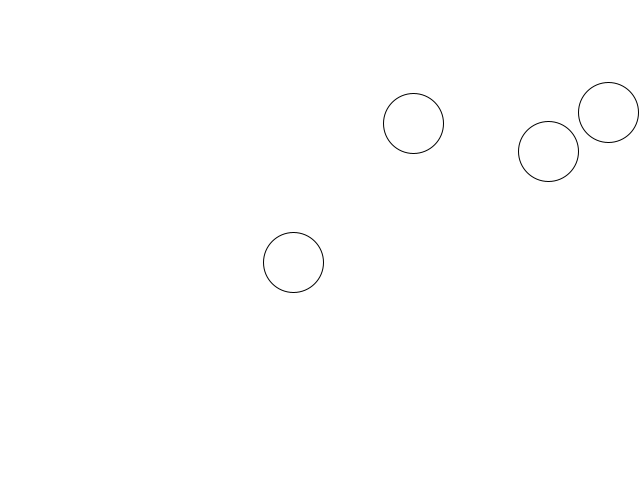
Frame 1 (no input)
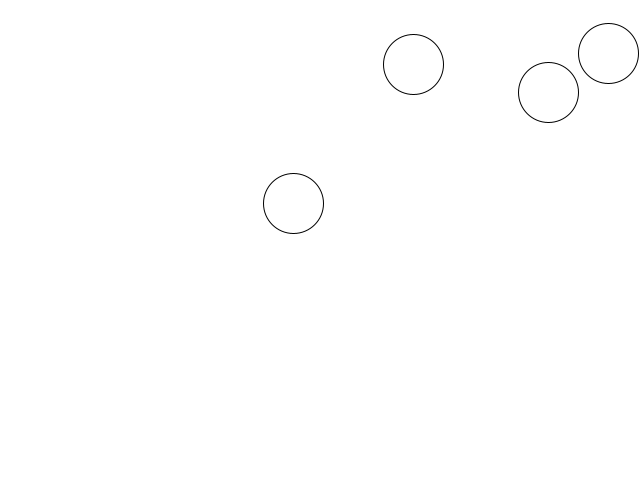
Frame 60 (the mouse pressed at the canvas centre just before this capture)
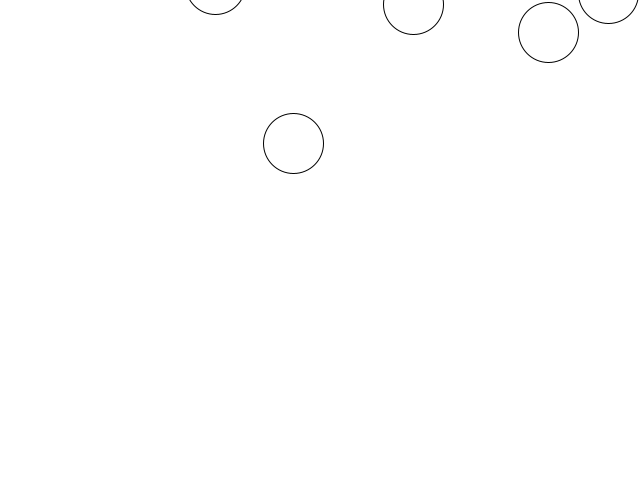
Frame 120 (the mouse held since frame 60 and released just before this capture)

The Processing sketch that drew these frames (run headless with seeded random() and noise(); from frame 60 on, the mouse is pressed at the canvas centre):

// Processing sketch: sketch_28_ArrayLists
// ── sketch_28_ArrayLists.pde
ArrayList<MyObject> myList; 

void setup() {
  size(640, 480);
  smooth();
  
  myList = new ArrayList<MyObject>();
  for(int i = 0; i < 4; i++) {
    myList.add(new MyObject());
  }
}

void draw() {
  background(255);
  
  fill(255, 128);
  stroke(0);
  
  //for(int i = myList.size()-1; i >= 0; i--) {
  //  MyObject o = (MyObject)myList.get(i);
  //  o.update();
  //  o.render();
  //  if(o.y <= 0) {
  //    myList.remove(i);
  //  }
  //}
  
  for(MyObject o : myList) {
    o.update();
    o.render();
  }
}

void mousePressed() {
  myList.add(new MyObject());
  println("Total elements in List: " + myList.size());
}
// ── MyObject.pde
class MyObject {
  float x;
  float y;
  
  MyObject() {
    x = random(width);
    y = random(height);
  }
  
  void update() {
    y--;
  }
  
  void render() {
    ellipse(x, y, 60, 60);
  }
}
